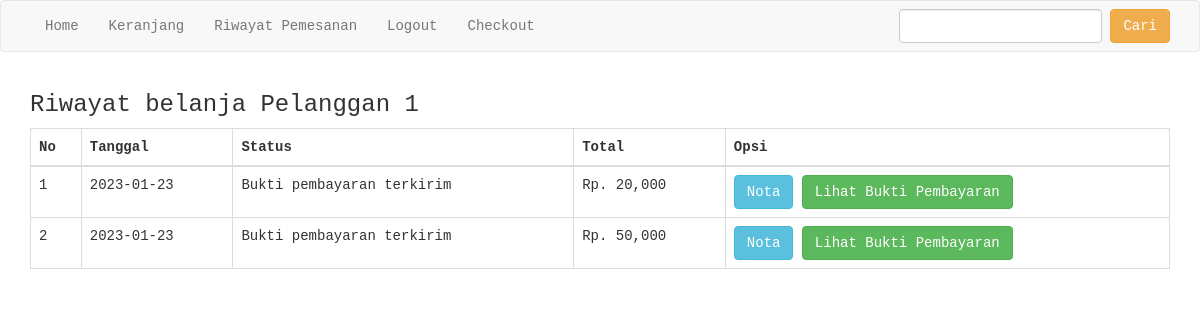
The page /riwayat.php (signed in) on the database as committed earlier.
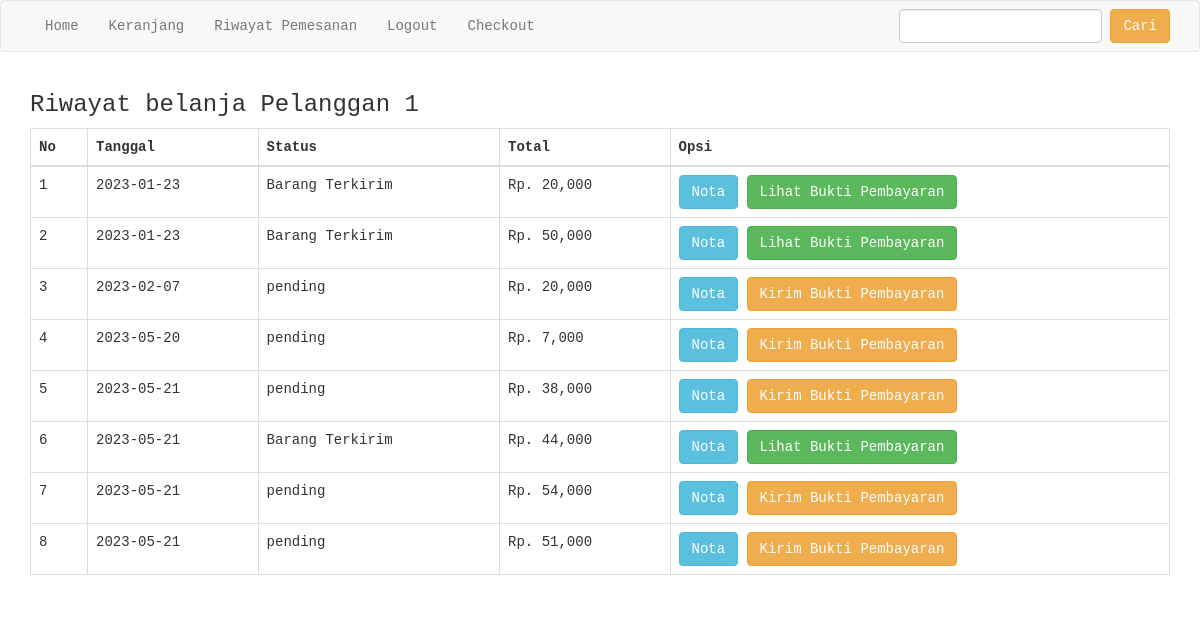
The same page on the database as committed later.
### tables this page shows
CREATE TABLE `pemesanan` (
  `id_pembelian` int(11) NOT NULL,
  `id_pelanggan` int(11) NOT NULL,
  `tanggal_pemesanan` date NOT NULL,
  `total_pemesanan` int(11) NOT NULL,
  `provinsi` varchar(255) NOT NULL,
  `alamat_pengiriman` text NOT NULL,
  `status_pemesanan` varchar(50) NOT NULL DEFAULT 'pending',
  `totalberat` int(11) NOT NULL,
  `distrik` varchar(255) NOT NULL,
  `tipe` varchar(255) NOT NULL,
  `kodepos` varchar(255) NOT NULL,
  `ekspedisi` varchar(255) NOT NULL,
  `paket` varchar(255) NOT NULL,
  `ongkir` int(11) NOT NULL,
  `estimasi` varchar(255) NOT NULL
);

### riwayat.php (the view, shortened to what this page needs)
<?php
include 'koneksi.php';
?>
<!DOCTYPE html>
<html>
<head>
	<link rel="stylesheet" href="admin/assets/css/bootstrap.css">
</head>
<body style="font-family: monospace;">
<?php include 'menu.php'; ?>
<section class="riwayat">
	<div class="container">
		<h3>Riwayat belanja <?php echo $_SESSION["pelanggan"]["nama_pelanggan"]  ?></h3>
		<table class="table table-bordered">
			<thead>
				<tr>
					<th>No</th>
					<th>Tanggal</th>
					<th>Status</th>
					<th>Total</th>
					<th>Opsi</th>
				</tr>
			</thead>
			<body>
				<?php
				$nomor=1;
				$id_pelanggan = $_SESSION["pelanggan"]['id_pelanggan'];
				$ambil = $koneksi->query("SELECT * FROM pemesanan WHERE id_pelanggan='$id_pelanggan'");
				while($pecah = $ambil->fetch_assoc())
					{
				?>
				<tr>
					<td><?php echo $nomor; ?></td>
					<td><?php echo $pecah["tanggal_pemesanan"] ?></td>
					<td><?php echo $pecah["status_pemesanan"] ?></td>
					<td>Rp. <?php echo number_format($pecah["total_pemesanan"]) ?></td>
					<td>
						<a href="nota.php?id=<?php echo $pecah["id_pembelian"] ?>" class="btn btn-info">Nota</a>
						<?php if ($pecah['status_pemesanan']=="pending"): ?>
							<a href="pembayaran.php?id=<?php echo $pecah["id_pembelian"]; ?>" class="btn btn-warning">
								Kirim Bukti Pembayaran
							</a>
						<?php else: ?>
						<a href="lihat_pembayaran.php?id=<?php echo $pecah["id_pembelian"]; ?>" class="btn btn-success">
							Lihat Bukti Pembayaran
						</a>
					<?php endif ?>
					</td>
				</tr>
				<?php $nomor++; ?>
				<?php } ?>
			</body>
		</table>
	</div>
</section>
</body>
</html>

Rows that differ between the two databases and show on the page:
removed pemesanan: tanggal_pemesanan "2023-01-23", status_pemesanan "Bukti pembayaran terkirim", total_pemesanan "20,000"
removed pemesanan: tanggal_pemesanan "2023-01-23", status_pemesanan "Bukti pembayaran terkirim", total_pemesanan "50,000"
added pemesanan: tanggal_pemesanan "2023-01-23", status_pemesanan "Barang Terkirim", total_pemesanan "20,000"
added pemesanan: tanggal_pemesanan "2023-01-23", status_pemesanan "Barang Terkirim", total_pemesanan "50,000"
added pemesanan: tanggal_pemesanan "2023-02-07", status_pemesanan "pending", total_pemesanan "20,000"
added pemesanan: tanggal_pemesanan "2023-05-20", status_pemesanan "pending", total_pemesanan "7,000"
added pemesanan: tanggal_pemesanan "2023-05-21", status_pemesanan "pending", total_pemesanan "38,000"
added pemesanan: tanggal_pemesanan "2023-05-21", status_pemesanan "Barang Terkirim", total_pemesanan "44,000"
added pemesanan: tanggal_pemesanan "2023-05-21", status_pemesanan "pending", total_pemesanan "54,000"
added pemesanan: tanggal_pemesanan "2023-05-21", status_pemesanan "pending", total_pemesanan "51,000"
